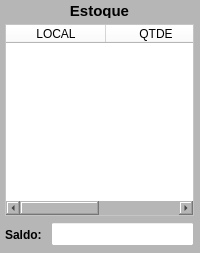
            <widget class="QWidget" name="widget_Cor6" native="true">
             <property name="minimumSize">
              <size>
               <width>150</width>
               <height>0</height>
              </size>
             </property>
             <property name="maximumSize">
              <size>
               <width>200</width>
               <height>16777215</height>
              </size>
             </property>
             <property name="styleSheet">
              <string notr="true">background-color: rgb(182, 182, 182);</string>
             </property>
             <layout class="QVBoxLayout" name="verticalLayout_8">
              <property name="spacing">
               <number>6</number>
              </property>
              <property name="leftMargin">
               <number>5</number>
              </property>
              <property name="topMargin">
               <number>3</number>
              </property>
              <property name="rightMargin">
               <number>6</number>
              </property>
              <property name="bottomMargin">
               <number>6</number>
              </property>
              <item>
               <widget class="QLabel" name="label_9">
                <property name="minimumSize">
                 <size>
                  <width>0</width>
                  <height>15</height>
                 </size>
                </property>
                <property name="maximumSize">
                 <size>
                  <width>16777215</width>
                  <height>15</height>
                 </size>
                </property>
                <property name="font">
                 <font>
                  <pointsize>11</pointsize>
                  <weight>75</weight>
                  <bold>true</bold>
                 </font>
                </property>
                <property name="text">
                 <string>Estoque</string>
                </property>
                <property name="alignment">
                 <set>Qt::AlignCenter</set>
                </property>
               </widget>
              </item>
              <item>
               <widget class="QTableWidget" name="table_Estoque">
                <property name="sizePolicy">
                 <sizepolicy hsizetype="Preferred" vsizetype="Preferred">
                  <horstretch>0</horstretch>
                  <verstretch>0</verstretch>
                 </sizepolicy>
                </property>
                <property name="font">
                 <font>
                  <pointsize>8</pointsize>
                 </font>
                </property>
                <property name="styleSheet">
                 <string notr="true">background-color: rgb(255, 255, 255);</string>
                </property>
                <column>
                 <property name="text">
                  <string>LOCAL</string>
                 </property>
                </column>
                <column>
                 <property name="text">
                  <string>QTDE</string>
                 </property>
                </column>
               </widget>
              </item>
              <item>
               <widget class="QWidget" name="widget_16" native="true">
                <property name="minimumSize">
                 <size>
                  <width>0</width>
                  <height>25</height>
                 </size>
                </property>
                <property name="maximumSize">
                 <size>
                  <width>16777215</width>
                  <height>25</height>
                 </size>
                </property>
                <layout class="QHBoxLayout" name="horizontalLayout_9">
                 <property name="spacing">
                  <number>6</number>
                 </property>
                 <property name="leftMargin">
                  <number>0</number>
                 </property>
                 <property name="topMargin">
                  <number>0</number>
                 </property>
                 <property name="rightMargin">
                  <number>0</number>
                 </property>
                 <property name="bottomMargin">
                  <number>0</number>
                 </property>
                 <item>
                  <widget class="QLabel" name="label_5">
                   <property name="minimumSize">
                    <size>
                     <width>40</width>
                     <height>0</height>
                    </size>
                   </property>
                   <property name="maximumSize">
                    <size>
                     <width>40</width>
                     <height>16777215</height>
                    </size>
                   </property>
                   <property name="font">
                    <font>
                     <pointsize>9</pointsize>
                     <weight>75</weight>
                     <bold>true</bold>
                    </font>
                   </property>
                   <property name="text">
                    <string>Saldo:</string>
                   </property>
                  </widget>
                 </item>
                 <item>
                  <widget class="QLineEdit" name="line_Saldo_Total">
                   <property name="sizePolicy">
                    <sizepolicy hsizetype="Preferred" vsizetype="Preferred">
                     <horstretch>0</horstretch>
                     <verstretch>0</verstretch>
                    </sizepolicy>
                   </property>
                   <property name="minimumSize">
                    <size>
                     <width>0</width>
                     <height>24</height>
                    </size>
                   </property>
                   <property name="maximumSize">
                    <size>
                     <width>16777215</width>
                     <height>24</height>
                    </size>
                   </property>
                   <property name="font">
                    <font>
                     <pointsize>9</pointsize>
                    </font>
                   </property>
                   <property name="cursor">
                    <cursorShape>IBeamCursor</cursorShape>
                   </property>
                   <property name="styleSheet">
                    <string notr="true">background-color: rgb(255, 255, 255);</string>
                   </property>
                   <property name="inputMask">
                    <string/>
                   </property>
                   <property name="text">
                    <string/>
                   </property>
                   <property name="frame">
                    <bool>true</bool>
                   </property>
                   <property name="echoMode">
                    <enum>QLineEdit::Normal</enum>
                   </property>
                   <property name="alignment">
                    <set>Qt::AlignCenter</set>
                   </property>
                  </widget>
                 </item>
                </layout>
               </widget>
              </item>
             </layout>
            </widget>
